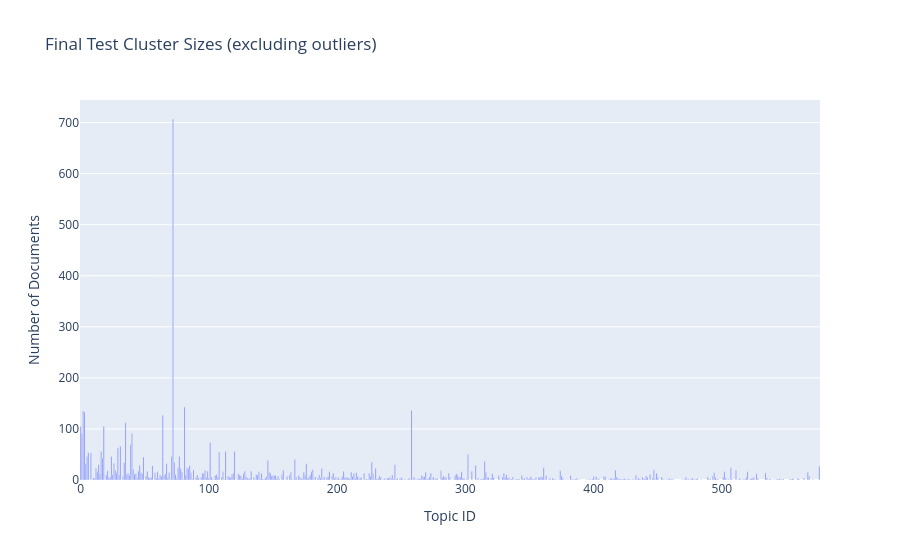
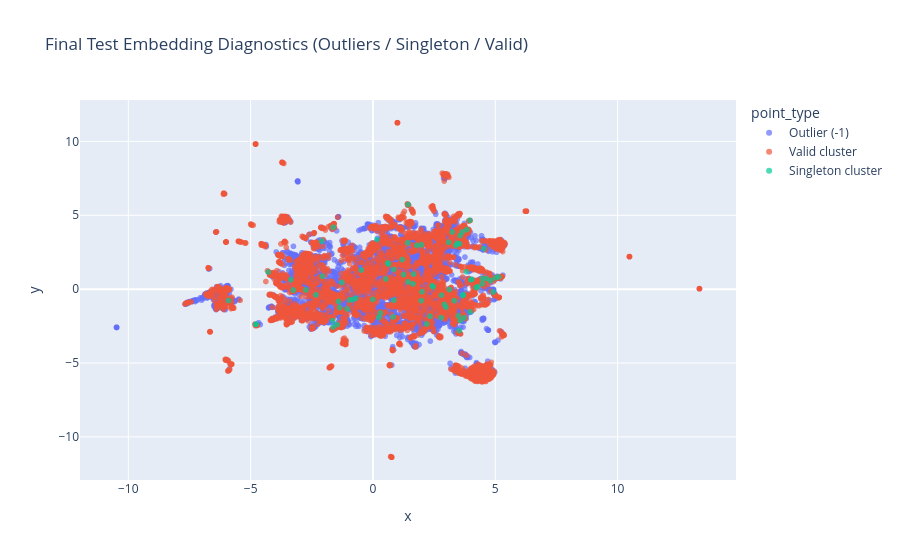
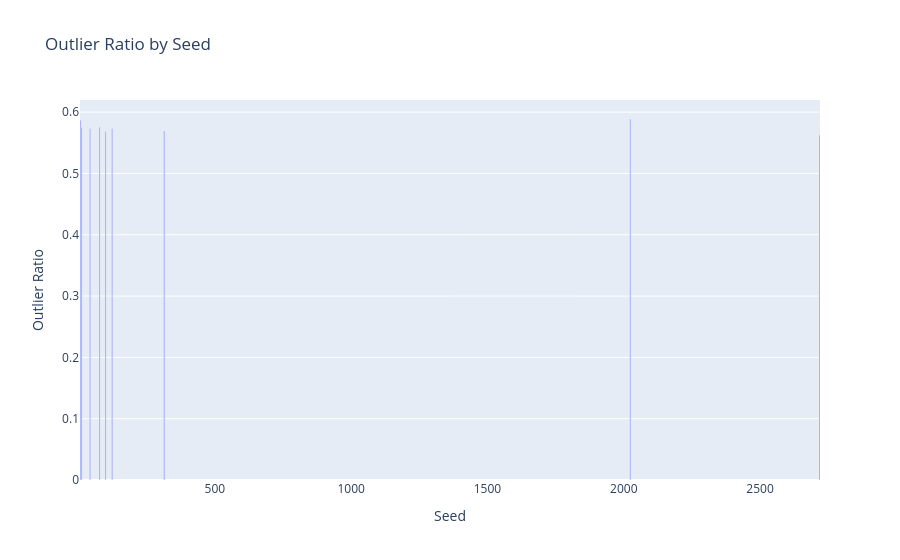
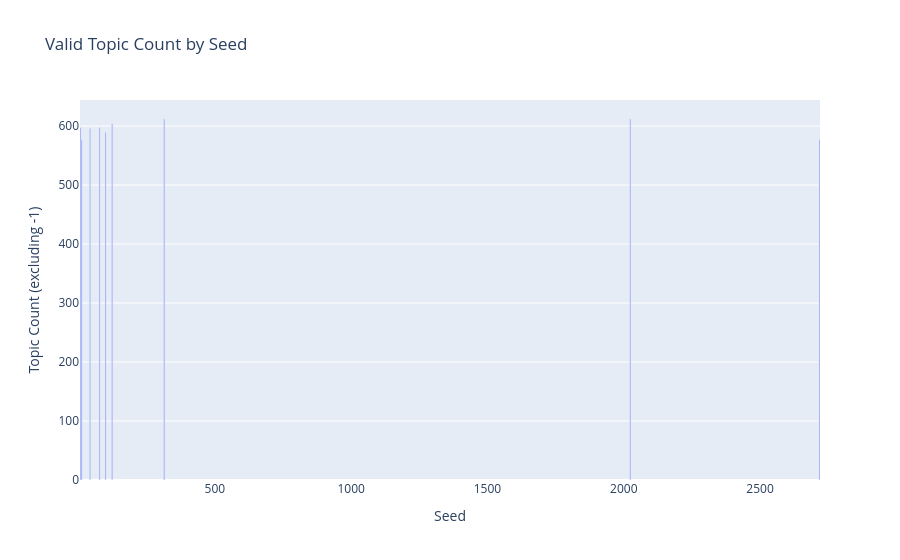

Notebook source saved alongside these figures, in order:
### Markdown cell above
Runs cluster diagnostics and visual sanity-check plots.

### Code cell
import plotly.express as px

# Diagnostics use the currently available final test assignment (`test_topics`) and embeddings (`test_embeddings`).
if 'test_topics' not in globals() or 'test_embeddings' not in globals():
    raise RuntimeError('Please run Cell 24 first so `test_topics` and `test_embeddings` are available.')

labels = np.asarray(test_topics)
emb = np.asarray(test_embeddings)

if labels.shape[0] != emb.shape[0]:
    raise ValueError(f'Mismatch: labels={labels.shape[0]} vs embeddings={emb.shape[0]}')

is_outlier = labels == -1
outlier_ratio_now = float(np.mean(is_outlier)) if len(labels) > 0 else np.nan

valid_labels = labels[~is_outlier]
if len(valid_labels) > 0:
    cluster_size_series = pd.Series(valid_labels).value_counts().sort_values(ascending=False)
else:
    cluster_size_series = pd.Series(dtype='int64')

n_valid_clusters_now = int(cluster_size_series.shape[0])
singleton_topics_now = set(cluster_size_series[cluster_size_series == 1].index.tolist())
n_singletons_now = int(len(singleton_topics_now))

print('Final-clustering diagnostics (current test assignment):')
print(f'  Documents: {len(labels)}')
print(f'  Outlier ratio (-1): {outlier_ratio_now:.4f}')
print(f'  Valid clusters (excluding -1): {n_valid_clusters_now}')
print(f'  Singleton clusters: {n_singletons_now}')

if n_valid_clusters_now == 0:
    print('⚠️ No valid clusters found (all points are outliers).')
elif n_valid_clusters_now == 1:
    print('⚠️ Only one valid cluster found. Silhouette is undefined by design.')
if n_singletons_now > 0:
    print('⚠️ Singleton clusters present. Silhouette excludes them in our robust function.')

# 1) Cluster size distribution (excluding outliers)
if n_valid_clusters_now > 0:
    cluster_size_df = (
        cluster_size_series
        .rename_axis('Topic')
        .reset_index(name='Count')
        .sort_values('Count', ascending=False)
    )
    cluster_size_df['Topic'] = cluster_size_df['Topic'].astype(int)

    fig_sizes = px.bar(
        cluster_size_df,
        x='Topic',
        y='Count',
        title='Final Test Cluster Sizes (excluding outliers)',
        labels={'Topic': 'Topic ID', 'Count': 'Number of Documents'}
    )
    fig_sizes.show()
else:
    print('Cluster-size plot skipped (no valid clusters).')

# 2) 2D embedding view colored by diagnostic point type
# Recompute a 2D projection from test embeddings for visual inspection.
umap_viz = UMAP(n_neighbors=15, n_components=2, metric='cosine', random_state=42)
emb_2d = umap_viz.fit_transform(emb)

point_type = np.where(
    labels == -1,
    'Outlier (-1)',
    np.where(np.isin(labels, list(singleton_topics_now)), 'Singleton cluster', 'Valid cluster')
)

viz_df = pd.DataFrame({
    'x': emb_2d[:, 0],
    'y': emb_2d[:, 1],
    'topic': labels.astype(int),
    'point_type': point_type
})

fig_diag = px.scatter(
    viz_df,
    x='x',
    y='y',
    color='point_type',
    hover_data=['topic'],
    title='Final Test Embedding Diagnostics (Outliers / Singleton / Valid)'
)
fig_diag.update_traces(marker=dict(size=6, opacity=0.7))
fig_diag.show()

# 3) Seed-level context from the multi-seed run
if 'seed_results' in globals() and isinstance(seed_results, pd.DataFrame) and not seed_results.empty:
    seed_plot_df = seed_results.copy()

    fig_seed_outliers = px.bar(
        seed_plot_df,
        x='seed',
        y='test_outlier_ratio',
        title='Outlier Ratio by Seed',
        labels={'seed': 'Seed', 'test_outlier_ratio': 'Outlier Ratio'}
    )
    fig_seed_outliers.show()

    fig_seed_topics = px.bar(
        seed_plot_df,
        x='seed',
        y='test_topic_count',
        title='Valid Topic Count by Seed',
        labels={'seed': 'Seed', 'test_topic_count': 'Topic Count (excluding -1)'}
    )
    fig_seed_topics.show()
else:
    print('Seed-level plots skipped (run Cell 24 first to populate `seed_results`).')

### Figure 1 — Plotly figure (JSON) as saved in the notebook; plotly's stock layout.template omitted (floating-point values rounded to 4 significant figures; data arrays with more than 128 entries replaced by an {"elided": "..."} marker saying what was removed)
{"data": [{"hovertemplate": "Topic ID=%{x}<br>Number of Documents=%{y}<extra></extra>", "legendgroup": "", "marker": {"color": "#636efa", "pattern": {"shape": ""}}, "name": "", "orientation": "v", "showlegend": false, "textposition": "auto", "type": "bar", "x": {"elided": "457 int values"}, "xaxis": "x", "y": {"elided": "457 int values"}, "yaxis": "y"}], "layout": {"barmode": "relative", "legend": {"tracegroupgap": 0}, "title": {"text": "Final Test Cluster Sizes (excluding outliers)"}, "xaxis": {"anchor": "y", "domain": [0, 1], "title": {"text": "Topic ID"}}, "yaxis": {"anchor": "x", "domain": [0, 1], "title": {"text": "Number of Documents"}}}}

### Figure 2 — Plotly figure (JSON) as saved in the notebook; plotly's stock layout.template omitted (floating-point values rounded to 4 significant figures; data arrays with more than 128 entries replaced by an {"elided": "..."} marker saying what was removed)
{"data": [{"customdata": {"elided": "7640x1 int values"}, "hovertemplate": "point_type=Outlier (-1)<br>x=%{x}<br>y=%{y}<br>topic=%{customdata[0]}<extra></extra>", "legendgroup": "Outlier (-1)", "marker": {"color": "#636efa", "opacity": 0.7, "size": 6, "symbol": "circle"}, "mode": "markers", "name": "Outlier (-1)", "showlegend": true, "type": "scattergl", "x": {"elided": "7640 float values"}, "xaxis": "x", "y": {"elided": "7640 float values"}, "yaxis": "y"}, {"customdata": {"elided": "5854x1 int values"}, "hovertemplate": "point_type=Valid cluster<br>x=%{x}<br>y=%{y}<br>topic=%{customdata[0]}<extra></extra>", "legendgroup": "Valid cluster", "marker": {"color": "#EF553B", "opacity": 0.7, "size": 6, "symbol": "circle"}, "mode": "markers", "name": "Valid cluster", "showlegend": true, "type": "scattergl", "x": {"elided": "5854 float values"}, "xaxis": "x", "y": {"elided": "5854 float values"}, "yaxis": "y"}, {"customdata": [[169], [259], [479], [457], [516], [182], [257], [522], [261], [554], [378], [103], [455], [122], [353], [431], [473], [448], [425], [415], [395], [309], [536], [136], [224], [434], [484], [556], [513], [383], [362], [462], [339], [327], [380], [478], [371], [571], [469], [518], [458], [222], [255], [384], [166], [430], [508], [544], [537], [422], [229], [389], [104], [385], [200], [517], [373], [112], [496], [70], [401], [370], [114], [541], [291], [410], [236], [490], [460], [432], [165], [426], [80], [412], [262], [335], [403], [365], [202], [143], [276], [160]], "hovertemplate": "point_type=Singleton cluster<br>x=%{x}<br>y=%{y}<br>topic=%{customdata[0]}<extra></extra>", "legendgroup": "Singleton cluster", "marker": {"color": "#00cc96", "opacity": 0.7, "size": 6, "symbol": "circle"}, "mode": "markers", "name": "Singleton cluster", "showlegend": true, "type": "scattergl", "x": [2.005, 3.45, 0.8234, 1.436, -1.628, 3.119, 3.68, 3.542, 1.419, 1.637, 3.563, 3.322, 0.6036, 2.782, 2.92, 3.686, -2.331, 3.724, -2.067, 0.8493, 0.3049, 1.195, -1.048, 4.534, 1.655, -1.274, -0.005659, 4.22, -1.646, -0.4755, 2.984, 4.475, -3.255, 1.98, -5.903, 4.044, 2.801, 3.243, -1.417, 3.564, 0.852, 3.528, 4.915, -0.8245, 3.818, 1.792, -2.743, 3.996, 3.49, 4.643, 5.006, 3.653, 0.2339, 1.249, 0.1613, 3.093, 1.436, 3.39, 0.6273, 4.274, 5.139, -4.278, -3.356, -4.774, -1.358, 3.839, 4.477, 3.958, -4.788, 3.977, -0.6995, 2.42, -1.46, 2.198, 0.5279, 4.807, -2.099, 2.33, -0.9518, 2.46, -1.625, 1.974], "xaxis": "x", "y": [-0.1711, 3.103, -1.881, 0.4939, -2.56, -0.03058, -0.4318, 3.065, 3.132, 0.357, 3.625, -0.7745, 1.775, -1.923, -1.028, -0.3685, -0.3862, -1.941, 0.8705, 1.336, -1.617, 1.997, -1.338, 2.744, 1.019, 0.454, -0.6962, 0.109, -2.129, 1.295, -1.223, 0.7247, -0.06676, 3.003, -0.7685, 0.6629, -0.4065, 3.867, -0.829, -2.119, -0.752, -2.809, -0.1938, -0.7042, 1.185, 2.959, -0.05541, 0.6281, -1.806, 0.712, 0.7569, 3.878, -1.916, 0.9855, 3.356, 3.171, 5.728, 2.962, 1.701, 0.164, 0.829, 1.161, 0.6395, -2.364, -1.247, 4.031, 0.3741, 4.656, -2.389, -1.529, -0.6226, 0.2212, -2.399, -2.358, 0.6867, 0.5816, 3.253, -1.831, -0.7279, 0.1544, 4.191, -0.7796], "yaxis": "y"}], "layout": {"legend": {"title": {"text": "point_type"}, "tracegroupgap": 0}, "title": {"text": "Final Test Embedding Diagnostics (Outliers / Singleton / Valid)"}, "xaxis": {"anchor": "y", "domain": [0, 1], "title": {"text": "x"}}, "yaxis": {"anchor": "x", "domain": [0, 1], "title": {"text": "y"}}}}

### Figure 3 — Plotly figure (JSON) as saved in the notebook; plotly's stock layout.template omitted (floating-point values rounded to 4 significant figures)
{"data": [{"hovertemplate": "Seed=%{x}<br>Outlier Ratio=%{y}<extra></extra>", "legendgroup": "", "marker": {"color": "#636efa", "pattern": {"shape": ""}}, "name": "", "orientation": "v", "showlegend": false, "textposition": "auto", "type": "bar", "x": [42, 7, 123, 2024, 99, 11, 77, 314, 2718], "xaxis": "x", "y": [0.5728, 0.5868, 0.5727, 0.5888, 0.5683, 0.5746, 0.5753, 0.5694, 0.5628], "yaxis": "y"}], "layout": {"barmode": "relative", "legend": {"tracegroupgap": 0}, "title": {"text": "Outlier Ratio by Seed"}, "xaxis": {"anchor": "y", "domain": [0, 1], "title": {"text": "Seed"}}, "yaxis": {"anchor": "x", "domain": [0, 1], "title": {"text": "Outlier Ratio"}}}}

### Figure 4 — Plotly figure (JSON) as saved in the notebook; plotly's stock layout.template omitted (floating-point values rounded to 4 significant figures)
{"data": [{"hovertemplate": "Seed=%{x}<br>Topic Count (excluding -1)=%{y}<extra></extra>", "legendgroup": "", "marker": {"color": "#636efa", "pattern": {"shape": ""}}, "name": "", "orientation": "v", "showlegend": false, "textposition": "auto", "type": "bar", "x": [42, 7, 123, 2024, 99, 11, 77, 314, 2718], "xaxis": "x", "y": [596, 597, 604, 612, 589, 577, 597, 612, 577], "yaxis": "y"}], "layout": {"barmode": "relative", "legend": {"tracegroupgap": 0}, "title": {"text": "Valid Topic Count by Seed"}, "xaxis": {"anchor": "y", "domain": [0, 1], "title": {"text": "Seed"}}, "yaxis": {"anchor": "x", "domain": [0, 1], "title": {"text": "Topic Count (excluding -1)"}}}}
